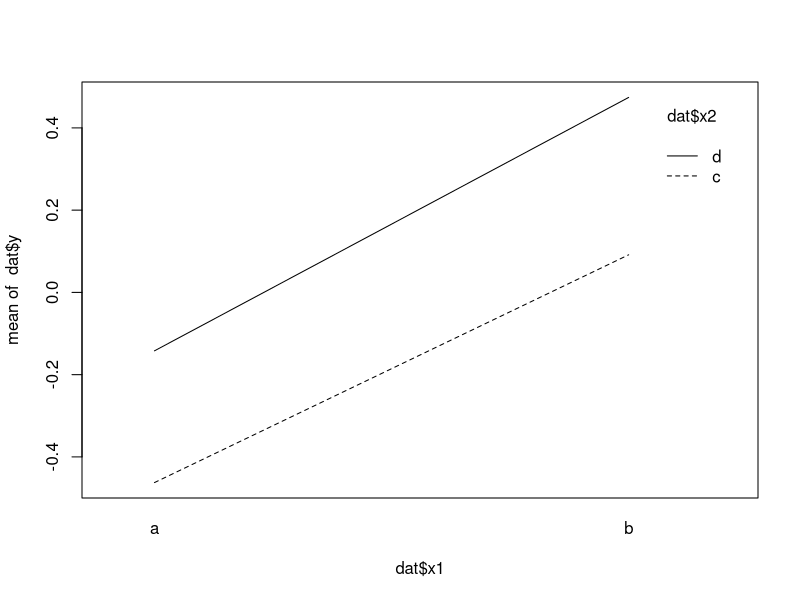

Generate this figure with R:
## ---- chunk 1
knitr::opts_chunk$set(echo = FALSE)
## ---- chunk 2
#| echo: true
x1 <- c("a", "b")
x2 <- c("c", "d")

dat <- expand.grid(id = 1:20, x1 = x1, x2 = x2)
contrasts(dat$x1) <- c(-0.5, 0.5)
contrasts(dat$x2) <- c(-0.5, 0.5)
dat$y <- rnorm(nrow(dat))

# grand mean (intercept)

gm <- mean(aggregate(y ~ x1 + x2, data = dat, mean)$y)

# main effect x1

mx1 <- diff(aggregate(y ~ x1, data = dat, mean)$y)

# main effect x2

mx2 <- diff(aggregate(y ~ x2, data = dat, mean)$y)

# plot

interaction.plot(dat$x1, dat$x2, dat$y, fun = mean)

# interaction x1:x2

int <- aggregate(y ~ x1 + x2, data = dat, mean)
int <- tidyr::pivot_wider(int, names_from = c(x1, x2), values_from = y)
intx1x2 <- (int$a_c - int$a_d) - (int$b_c  - int$b_d)

# model

fit <- lm(y ~ x1 * x2, data = dat)

car::Anova(fit, type = "3")

rbind("model" = coef(fit),
      "manual" = c(gm, mx1, mx2, intx1x2))
